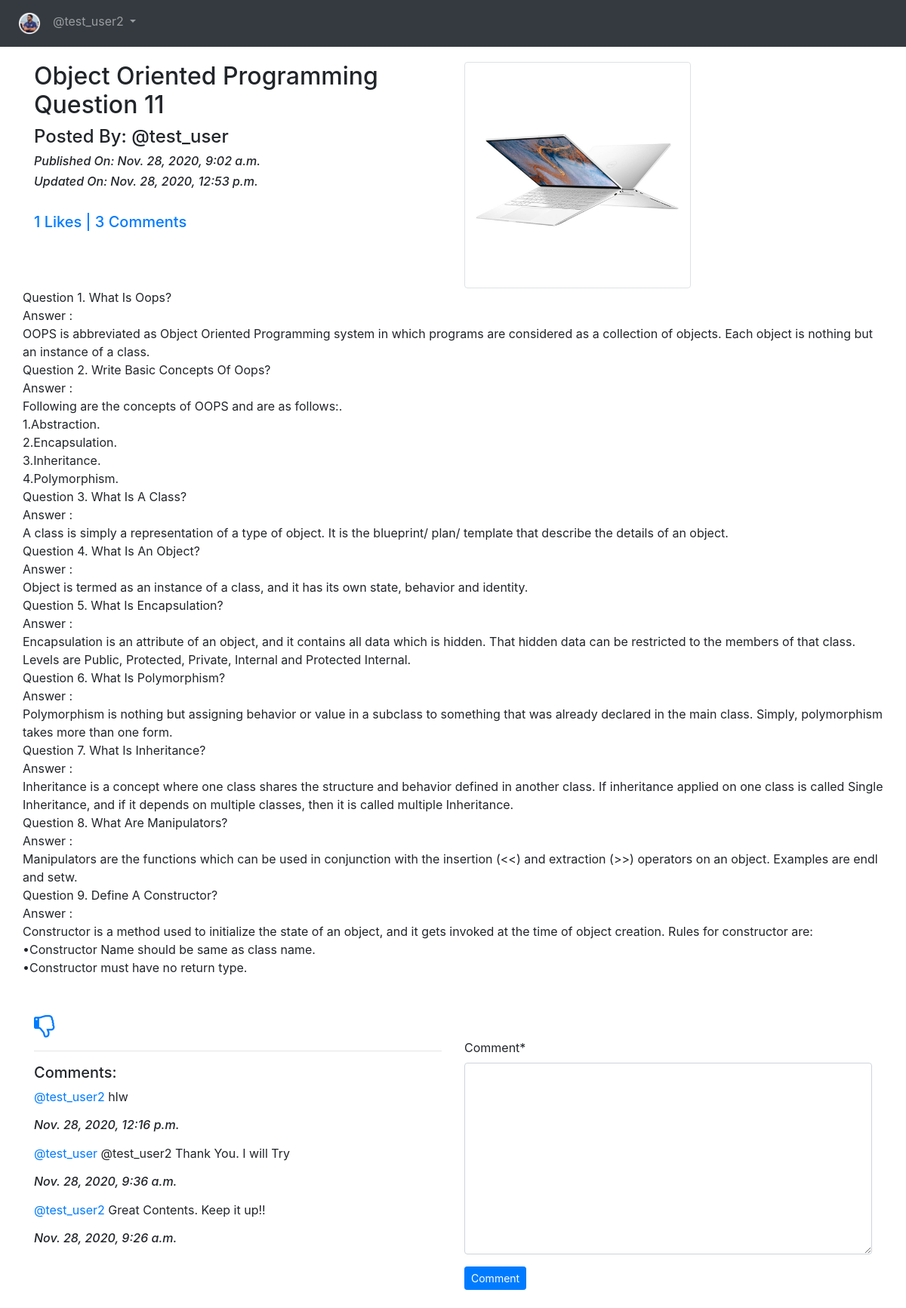
/blog/details/Object-Oriented-Programming-Question-e0a83c1b-e181-421f-b0a6-c99d6f730f84 (signed in), run on the app's committed database.
### App_Blog/models.py (models this page shows, shortened)
class Blog(models.Model):
    author = models.ForeignKey(User, on_delete=models.CASCADE, related_name='post_author')
    blog_title = models.CharField(max_length=264, verbose_name="Put a Title")   # verbose = Label
    slug = models.SlugField(max_length=264, unique=True)
    blog_content = models.TextField(verbose_name="What is on Your Mind?")
    blog_image = models.ImageField(upload_to='blog_images', verbose_name="Image")
    publish_date = models.DateTimeField(auto_now_add=True)
    update_date = models.DateTimeField(auto_now=True)
    class Meta:
        ordering = ['-publish_date',]

class Comment(models.Model):
    blog = models.ForeignKey(Blog, on_delete=models.CASCADE, related_name='blog_comment')
    user = models.ForeignKey(User, on_delete=models.CASCADE, related_name='user_comment')
    comment = models.TextField()
    comment_date = models.DateTimeField(auto_now_add=True)
    class Meta:
        ordering = ['-comment_date',]

### App_Blog/views.py (the view, shortened to what this page needs)
# urls.py: path('details/<slug:slug>', views.blog_details, name='blog_details'),
@login_required
def blog_details(request, slug):
    blog = Blog.objects.get(slug=slug)
    comment_form = CommentForm()
    already_liked = Likes.objects.filter(blog=blog, user= request.user)
    if already_liked:
        liked = True
    else:
        liked = False
    return render(request, 'App_Blog/blog_details.html', context={'blog':blog, 'comment_form':comment_form,  'liked':liked })

### App_Blog/forms.py
class CommentForm(forms.ModelForm):
    class Meta:
        model = Comment
        fields = ('comment',)

### templates/App_Blog/blog_details.html (shortened to what this page needs)
{% extends 'base.html' %}
{% load crispy_forms_tags %}
{% block body_block %}
<div class="row">
  <div class="col-sm-6">
    <h2>{{ blog.blog_title }}</h2>
    <h4>Posted By: @{{ blog.author }}</h4>
    <i>
      <h6>Published On: {{ blog.publish_date }}</h6>
    </i>
    <i>
      <h6>Updated On: {{ blog.update_date }}</h6>
    </i>
    <br><h5 class="text-primary">{{blog.liked_blog.count}} Likes | {{blog.blog_comment.count}} Comments</h5>
  </div>
  <div class="col-sm-6">
    <img src="/media/{{blog.blog_image}}" class="img-thumbnail" width="300px">
  </div>
  <p>
    {{ blog.blog_content|linebreaks }}
  </p>
</div>
{% if not liked %}
<a href="{% url 'App_Blog:liked_post' pk=blog.pk %}">
  <i class="fa fa-thumbs-o-up fa-2x" aria-hidden="true"></i>
</a>
{% else %}
<a href="{% url 'App_Blog:unliked_post' pk=blog.pk %}">
  <i class="fa fa-thumbs-o-down fa-2x" aria-hidden="true"></i>
</a>
{% endif %}
<div class="row">
  <div class="col-sm-6">
    <hr>
    <h5>Comments:</h5>
    {% for comment in blog.blog_comment.all %}
    <p><a href="#">@{{comment.user}}</a> {{comment.comment}}<br>
      <i>
        <h6>{{comment.comment_date}}</h6>
      </i>
    </p>
    {% endfor %}
  </div>
  <div class="col-sm-6">
    <form method="POST">
      {{ comment_form|crispy }}
      <button type="submit" class="btn btn-primary btn-sm">Comment</button>
    </form>
  </div>
</div>
<br>
{% endblock %}

### templates/base.html (shortened to what this page needs)
<!DOCTYPE html>
<html lang="en" dir="ltr">
<head>
  <link rel="stylesheet" href="https://maxcdn.bootstrapcdn.com/bootstrap/4.4.1/css/bootstrap.min.css">
  <link href="https://maxcdn.bootstrapcdn.com/font-awesome/4.7.0/css/font-awesome.min.css" rel="stylesheet">
</head>
<body>
  <nav class="navbar navbar-expand-sm bg-dark navbar-dark">
    <ul class="navbar-nav">
      <li class="nav-item active">
        <a class="nav-link" href="{% url 'index' %}"><img src="/media/foysal.ico" width="30px"></a>
      </li>
      {% if user.is_authenticated %}
      <div class="nav-item dropdown">
        <a class="nav-link dropdown-toggle" href="#" id="navbardrop" data-toggle="dropdown">
          @{{user.username}}
        </a>
      </div>
      {% endif %}
    </ul>
  </nav>
  <div class="container" style="padding-top:20px">
    {% block body_block %}
    {% endblock %}
  </div>
</body>
</html>

### data on the page
Blog: blog_title "Object Oriented Programming Question 11", author "test_user", publish_date "Nov. 28, 2020, 9:02 a.m.", update_date "Nov. 28, 2020, 12:53 p.m.", liked_blog.count "1", blog_comment.count "3", blog_image (picture), blog_content "Question 1. What Is Oops? Answer : OOPS is abbreviated as Object Oriented Programming system in which programs are considered as a collection of objects. Each object is nothing but an instance of a class. Question 2. Write Basic Concepts Of Oops? Answer : Following are the concepts of OOPS and are as follows:. 1.Abstraction. 2.Encapsulation. 3.Inheritance. 4.Polymorphism. Question 3. What Is A Class? Answer : A class is simply a representation of a type of object. It is the blueprint/ plan/ template that describe the details of an object. Question 4. What Is An Object? Answer : Object is termed as an instance of a class, and it has its own state, behavior and identity. Question 5. What Is…"
Comment: user "test_user2", comment "hlw"
Comment: user "test_user", comment "@test_user2 Thank You. I will Try"
Comment: user "test_user2", comment "Great Contents. Keep it up!!"

### other printed values
{{ user.username }} "test_user2"
